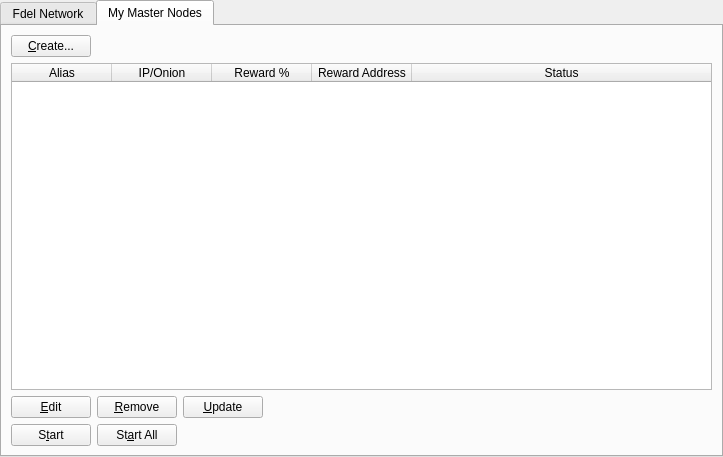
<?xml version="1.0" encoding="UTF-8"?>
<ui version="4.0">
 <class>MasternodeManager</class>
 <widget class="QWidget" name="MasternodeManager">
  <property name="geometry">
   <rect>
    <x>0</x>
    <y>0</y>
    <width>723</width>
    <height>457</height>
   </rect>
  </property>
  <property name="windowTitle">
   <string>Form</string>
  </property>
  <layout class="QVBoxLayout" name="topLayout">
   <property name="leftMargin">
    <number>0</number>
   </property>
   <property name="topMargin">
    <number>0</number>
   </property>
   <property name="rightMargin">
    <number>0</number>
   </property>
   <property name="bottomMargin">
    <number>0</number>
   </property>
   <item>
    <layout class="QVBoxLayout" name="verticalLayout">
     <property name="bottomMargin">
      <number>0</number>
     </property>
     <item>
      <widget class="QTabWidget" name="tabWidget">
       <property name="currentIndex">
        <number>1</number>
       </property>
       <widget class="QWidget" name="tab">
        <attribute name="title">
         <string>Fdel Network</string>
        </attribute>
        <layout class="QGridLayout" name="gridLayout">
         <item row="1" column="0">
          <widget class="QTableWidget" name="tableWidgetMasternodes">
           <property name="editTriggers">
            <set>QAbstractItemView::NoEditTriggers</set>
           </property>
           <property name="alternatingRowColors">
            <bool>true</bool>
           </property>
           <property name="selectionBehavior">
            <enum>QAbstractItemView::SelectRows</enum>
           </property>
           <property name="sortingEnabled">
            <bool>true</bool>
           </property>
           <attribute name="horizontalHeaderStretchLastSection">
            <bool>true</bool>
           </attribute>
           <column>
            <property name="text">
             <string>Address</string>
            </property>
           </column>
           <column>
            <property name="text">
             <string>Protocol</string>
            </property>
           </column>
           <column>
            <property name="text">
             <string>Active</string>
            </property>
           </column>
           <column>
            <property name="text">
             <string>Active (secs)</string>
            </property>
           </column>
           <column>
            <property name="text">
             <string>Last Seen</string>
            </property>
           </column>
           <column>
            <property name="text">
             <string>Pubkey</string>
            </property>
           </column>
          </widget>
         </item>
         <item row="0" column="0">
          <layout class="QHBoxLayout" name="horizontalLayout_3">
           <property name="bottomMargin">
            <number>0</number>
           </property>
           <item>
            <widget class="QLabel" name="label_2">
             <property name="text">
              <string>Fdel Node Count:</string>
             </property>
            </widget>
           </item>
           <item>
            <widget class="QLabel" name="countLabel">
             <property name="text">
              <string>0</string>
             </property>
            </widget>
           </item>
           <item>
            <spacer name="horizontalSpacer_3">
             <property name="orientation">
              <enum>Qt::Horizontal</enum>
             </property>
             <property name="sizeHint" stdset="0">
              <size>
               <width>40</width>
               <height>20</height>
              </size>
             </property>
            </spacer>
           </item>
          </layout>
         </item>
        </layout>
       </widget>
       <widget class="QWidget" name="tab_2">
        <attribute name="title">
         <string>My Master Nodes</string>
        </attribute>
        <layout class="QGridLayout" name="gridLayout_2">
         <item row="0" column="0">
          <layout class="QVBoxLayout" name="verticalLayout_2">
           <property name="bottomMargin">
            <number>0</number>
           </property>
           <item>
            <layout class="QHBoxLayout" name="horizontalLayout">
             <item>
              <widget class="QPushButton" name="createButton">
               <property name="text">
                <string>&amp;Create...</string>
               </property>
              </widget>
             </item>
             <item>
              <spacer name="horizontalSpacer">
               <property name="orientation">
                <enum>Qt::Horizontal</enum>
               </property>
               <property name="sizeHint" stdset="0">
                <size>
                 <width>40</width>
                 <height>20</height>
                </size>
               </property>
              </spacer>
             </item>
            </layout>
           </item>
           <item>
            <widget class="QTableWidget" name="tableWidget_2">
             <property name="minimumSize">
              <size>
               <width>695</width>
               <height>0</height>
              </size>
             </property>
             <property name="editTriggers">
              <set>QAbstractItemView::NoEditTriggers</set>
             </property>
             <property name="alternatingRowColors">
              <bool>true</bool>
             </property>
             <property name="selectionMode">
              <enum>QAbstractItemView::SingleSelection</enum>
             </property>
             <property name="selectionBehavior">
              <enum>QAbstractItemView::SelectRows</enum>
             </property>
             <attribute name="horizontalHeaderStretchLastSection">
              <bool>true</bool>
             </attribute>
             <column>
              <property name="text">
               <string>Alias</string>
              </property>
             </column>
             <column>
              <property name="text">
               <string>IP/Onion</string>
              </property>
             </column>
             <column>
              <property name="text">
               <string>Reward %</string>
              </property>
             </column>
             <column>
              <property name="text">
               <string>Reward Address</string>
              </property>
             </column>
             <column>
              <property name="text">
               <string>Status</string>
              </property>
             </column>
            </widget>
           </item>
           <item>
            <layout class="QHBoxLayout" name="horizontalLayout_2">
             <property name="bottomMargin">
              <number>0</number>
             </property>
             <item>
              <widget class="QPushButton" name="editButton">
               <property name="text">
                <string>&amp;Edit</string>
               </property>
              </widget>
             </item>
             <item>
              <widget class="QPushButton" name="removeButton">
               <property name="text">
                <string>&amp;Remove</string>
               </property>
              </widget>
             </item>
             <item>
              <widget class="QPushButton" name="UpdateButton">
               <property name="text">
                <string>&amp;Update</string>
               </property>
              </widget>
             </item>
             <item>
              <spacer name="horizontalSpacer_2">
               <property name="orientation">
                <enum>Qt::Horizontal</enum>
               </property>
               <property name="sizeHint" stdset="0">
                <size>
                 <width>40</width>
                 <height>20</height>
                </size>
               </property>
              </spacer>
             </item>
            </layout>
           </item>
           <item>
            <layout class="QHBoxLayout" name="horizontalLayout_4">
             <property name="bottomMargin">
              <number>0</number>
             </property>
            </layout>
           </item>
           <item>
            <layout class="QHBoxLayout" name="horizontalLayout_5">
             <property name="bottomMargin">
              <number>0</number>
             </property>
             <item>
              <widget class="QPushButton" name="startButton">
               <property name="text">
                <string>S&amp;tart</string>
               </property>
              </widget>
             </item>
             <item>
              <widget class="QPushButton" name="startAllButton">
               <property name="text">
                <string>St&amp;art All</string>
               </property>
              </widget>
             </item>
             <item>
              <spacer name="horizontalSpacer_5">
               <property name="orientation">
                <enum>Qt::Horizontal</enum>
               </property>
               <property name="sizeHint" stdset="0">
                <size>
                 <width>40</width>
                 <height>20</height>
                </size>
               </property>
              </spacer>
             </item>
            </layout>
           </item>
          </layout>
         </item>
        </layout>
       </widget>
      </widget>
     </item>
    </layout>
   </item>
  </layout>
 </widget>
 <resources/>
 <connections/>
</ui>
